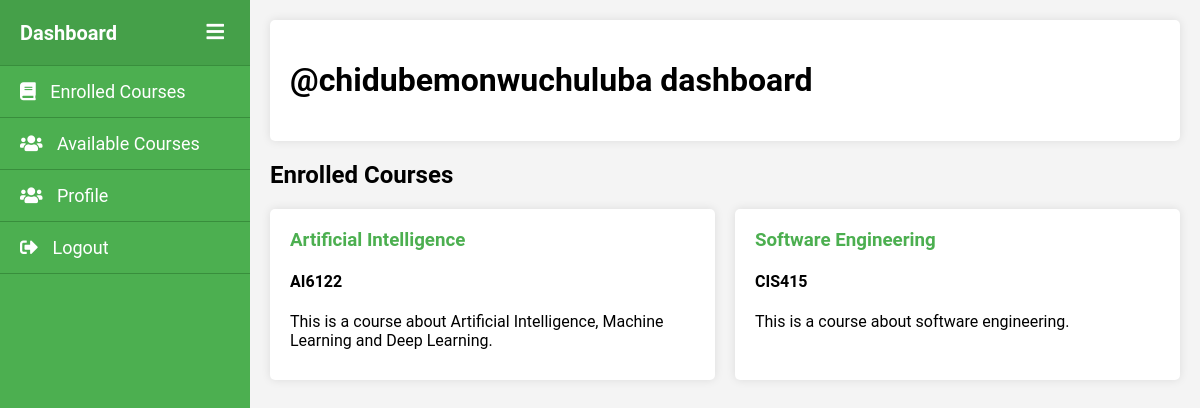
Page /attendace/student-dashboard (signed in) on the committed database.
### accounts/models.py (models this page shows, shortened)
class User(AbstractUser):
    is_student = models.BooleanField(default=False)
    is_teacher = models.BooleanField(default=False)
    is_admin = models.BooleanField(default=False)

### attendace/models.py (models this page shows, shortened)
class Course(models.Model):
    course_title = models.CharField(max_length=50, default='')
    course_code = models.CharField(max_length=50, unique=True)
    description = models.TextField()
    requirements = models.TextField()
    start_date = models.DateField()
    end_date = models.DateField()
    teacher = models.ForeignKey(settings.AUTH_USER_MODEL, on_delete=models.CASCADE)
    students = models.ManyToManyField(settings.AUTH_USER_MODEL, related_name='enrolled_courses')

### attendace/views.py (the view)
# urls.py: path('student-dashboard', views.student_dashboard, name='student-dashboard'),
@login_required
def student_dashboard(request):
    student = request.user
    enrolled_courses = student.enrolled_courses.all()
    available_courses = models.Course.objects.exclude(pk__in=[course.pk for course in enrolled_courses])
    context = {
        'enrolled_courses': enrolled_courses,
        'available_courses': available_courses,
    }
    return render(request, 'attendance/student_dashboard.html', context)

### attendace/templatetags/custom_filters.py (called while the page is built)
@register.filter
def first_sentence(value):
    sentences = value.split('.')
    if sentences:
        return sentences[0] + '.'  # Ensure the period is included
    return value

### attendace/templates/attendance/student_dashboard.html (shortened to what this page needs)
<!DOCTYPE html>
<html lang="en">
    {% load static %}
    {% load custom_filters %}
<head>
    <link rel="stylesheet" href="{% static 'attendace/css/teacher-dashboard.css' %}">
    <link rel="stylesheet" href="https://cdnjs.cloudflare.com/ajax/libs/font-awesome/5.15.3/css/all.min.css">
</head>
<body>
    <div class="sidebar" id="sidebar">
        <div class="sidebar-header">
            <h2>Dashboard</h2>
            <button class="toggle-btn" onclick="toggleSidebar()">
                <i class="fas fa-bars"></i>
            </button>
        </div>
        <ul class="nav-links">
            <li><a href="{% url 'attendace:student-dashboard' %}"><i class="fas fa-book"></i> Enrolled Courses</a></li>
            <li><a href="{% url 'attendace:available-courses' %}"><i class="fas fa-users"></i> Available Courses</a></li>
            <li><a href="{% url 'attendace:update-profile' %}"><i class="fas fa-users"></i> Profile</a></li>
            <li><a href="#" id='logout-link'><i class="fas fa-sign-out-alt"></i> Logout</a></li>
        </ul>
    </div>
    <div class="main-content" id="main-content">
        <header>
            <div class='header-container'>
                <h1>@{{user.username}} dashboard</h1>
            </div>
        </header>
        <main>
            <h2>Enrolled Courses</h2>
            <div class="courses">
                {% for course in enrolled_courses %}
                <div class="course-card">
                    <a href = {% url 'attendace:course-detail' course.id%}><h3>{{course.course_title}}</h3></a>
                    <h4>{{course.course_code}}</h4>
                    <p>{{course.description|first_sentence}}</p>
                </div>
                {% endfor %}
            </div>
        </main>
    </div>
</body>
</html>

### attendace/static/attendace/css/teacher-dashboard.css (style rules this page uses)
body { font-family: 'Roboto', sans-serif; margin: 0; background-color: #f4f4f4; display: flex; height: 100vh; }
.sidebar { width: 250px; background-color: #4CAF50; color: white; display: flex; flex-direction: column; position: fixed; height: 100%; }
.sidebar-header { padding: 20px; text-align: center; background-color: #45A049; border-bottom: 1px solid #388E3C; }
.nav-links { list-style: none; padding: 0; margin: 0; flex-grow: 1; }
.nav-links li { border-bottom: 1px solid #388E3C; }
.nav-links a { color: white; text-decoration: none; display: block; padding: 15px 20px; font-size: 18px; }
.nav-links a i { margin-right: 10px; }
.main-content { margin-left: 250px; padding: 20px; flex-grow: 1; }
header { display: flex; justify-content: center; align-items: center; background-color: #fff; padding: 20px; border-radius: 5px; box-shadow: 0 0 10px rgba(0, 0, 0, 0.1); margin-bottom: 20px; }
.sidebar { width: 250px; background-color: #4CAF50; color: white; display: flex; flex-direction: column; position: fixed; height: 100%; transition: width 0.3s; }
.sidebar-header { display: flex; justify-content: space-between; align-items: center; padding: 20px; background-color: #45A049; border-bottom: 1px solid #388E3C; }
.sidebar-header h2 { margin: 0; font-size: 20px; }
.sidebar-header .toggle-btn { background: none; border: none; color: white; font-size: 20px; cursor: pointer; }
.nav-links a { color: white; text-decoration: none; display: block; padding: 15px 20px; font-size: 18px; transition: padding 0.3s; }
.main-content { margin-left: 250px; padding: 20px; flex-grow: 1; transition: margin-left 0.3s; }
header { display: flex; justify-content: space-between; align-items: center; background-color: #fff; padding: 20px; border-radius: 5px; box-shadow: 0 0 10px rgba(0, 0, 0, 0.1); margin-bottom: 20px; }
.courses { display: flex; flex-wrap: wrap; gap: 20px; }
.course-card { background-color: white; padding: 20px; border-radius: 5px; box-shadow: 0 0 10px rgba(0, 0, 0, 0.1); width: calc(50% - 10px); box-sizing: border-box; transition: transform 0.3s, box-shadow 0.3s; }
.course-card h3 { margin-top: 0; color: #4CAF50; }
.course-card p { margin: 10px 0; }
.course-card { background-color: white; padding: 20px; border-radius: 5px; box-shadow: 0 0 10px rgba(0, 0, 0, 0.1); width: calc(50% - 10px); box-sizing: border-box; }

### attendace/templates/attendance/student_dashboard.html (style rules this page uses)
a { text-decoration: none; color: inherit; }

### rows in the picture
User: username "chidubemonwuchuluba"
Course: course_title "Artificial Intelligence", course_code "AI6122", description|first_sentence "This is a course about Artificial Intelligence, Machine Learning and Deep Learning."
Course: course_title "Software Engineering", course_code "CIS415", description|first_sentence "This is a course about software engineering."
